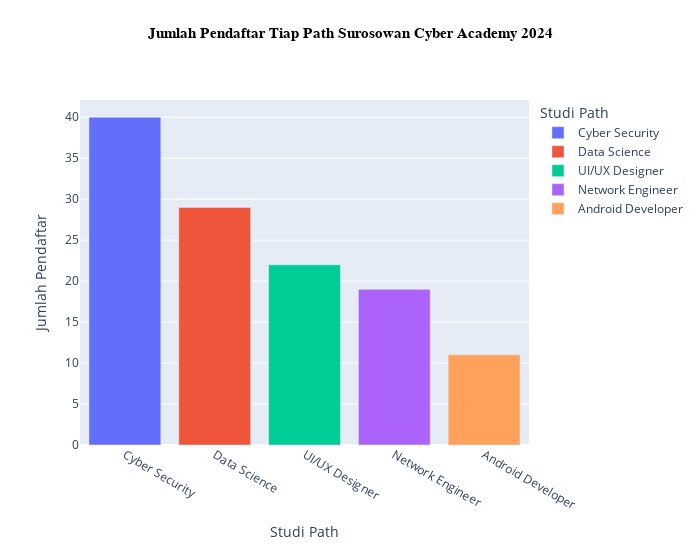

The code cell stored with this chart in its notebook:
### Code cell
# Menghitung jumlah setiap Studi Path
path_counts = df["Studi Path"].value_counts().reset_index()
path_counts.columns = ["Studi Path", "Jumlah Pendaftar"]

# Membuat diagram batang interaktif menggunakan Plotly
fig = px.bar(path_counts, 
             x="Studi Path", 
             y="Jumlah Pendaftar",
             title="Jumlah Pendaftar Tiap Path Surosowan Cyber Academy 2024",
             color= "Studi Path" 
             )    
fig.update_layout(
    width=700,   # Lebar figur
    height=550,   # Tinggi figur
    title_font=dict(family="Arial", size=15, color="black", weight="bold"),  # Mengatur ukuran font
    title_x=0.5,               # Menyelaraskan judul di tengah
    title_y=0.95,  
)

# Menampilkan diagram interaktif
fig.show()

### Figure 1 — Plotly figure (JSON) as saved in the notebook; plotly's stock layout.template omitted (floating-point values rounded to 4 significant figures)
{"data": [{"alignmentgroup": "True", "hovertemplate": "Studi Path=%{x}<br>Jumlah Pendaftar=%{y}<extra></extra>", "legendgroup": "Cyber Security", "marker": {"color": "#636efa", "pattern": {"shape": ""}}, "name": "Cyber Security", "offsetgroup": "Cyber Security", "orientation": "v", "showlegend": true, "textposition": "auto", "type": "bar", "x": ["Cyber Security"], "xaxis": "x", "y": [40], "yaxis": "y"}, {"alignmentgroup": "True", "hovertemplate": "Studi Path=%{x}<br>Jumlah Pendaftar=%{y}<extra></extra>", "legendgroup": "Data Science", "marker": {"color": "#EF553B", "pattern": {"shape": ""}}, "name": "Data Science", "offsetgroup": "Data Science", "orientation": "v", "showlegend": true, "textposition": "auto", "type": "bar", "x": ["Data Science"], "xaxis": "x", "y": [29], "yaxis": "y"}, {"alignmentgroup": "True", "hovertemplate": "Studi Path=%{x}<br>Jumlah Pendaftar=%{y}<extra></extra>", "legendgroup": "UI/UX Designer", "marker": {"color": "#00cc96", "pattern": {"shape": ""}}, "name": "UI/UX Designer", "offsetgroup": "UI/UX Designer", "orientation": "v", "showlegend": true, "textposition": "auto", "type": "bar", "x": ["UI/UX Designer"], "xaxis": "x", "y": [22], "yaxis": "y"}, {"alignmentgroup": "True", "hovertemplate": "Studi Path=%{x}<br>Jumlah Pendaftar=%{y}<extra></extra>", "legendgroup": "Network Engineer", "marker": {"color": "#ab63fa", "pattern": {"shape": ""}}, "name": "Network Engineer", "offsetgroup": "Network Engineer", "orientation": "v", "showlegend": true, "textposition": "auto", "type": "bar", "x": ["Network Engineer"], "xaxis": "x", "y": [19], "yaxis": "y"}, {"alignmentgroup": "True", "hovertemplate": "Studi Path=%{x}<br>Jumlah Pendaftar=%{y}<extra></extra>", "legendgroup": "Android Developer", "marker": {"color": "#FFA15A", "pattern": {"shape": ""}}, "name": "Android Developer", "offsetgroup": "Android Developer", "orientation": "v", "showlegend": true, "textposition": "auto", "type": "bar", "x": ["Android Developer"], "xaxis": "x", "y": [11], "yaxis": "y"}], "layout": {"barmode": "relative", "height": 550, "legend": {"title": {"text": "Studi Path"}, "tracegroupgap": 0}, "title": {"font": {"color": "black", "family": "Arial", "size": 15, "weight": "bold"}, "text": "Jumlah Pendaftar Tiap Path Surosowan Cyber Academy 2024", "x": 0.5, "y": 0.95}, "width": 700, "xaxis": {"anchor": "y", "categoryarray": ["Cyber Security", "Data Science", "UI/UX Designer", "Network Engineer", "Android Developer"], "categoryorder": "array", "domain": [0, 1], "title": {"text": "Studi Path"}}, "yaxis": {"anchor": "x", "domain": [0, 1], "title": {"text": "Jumlah Pendaftar"}}}}
